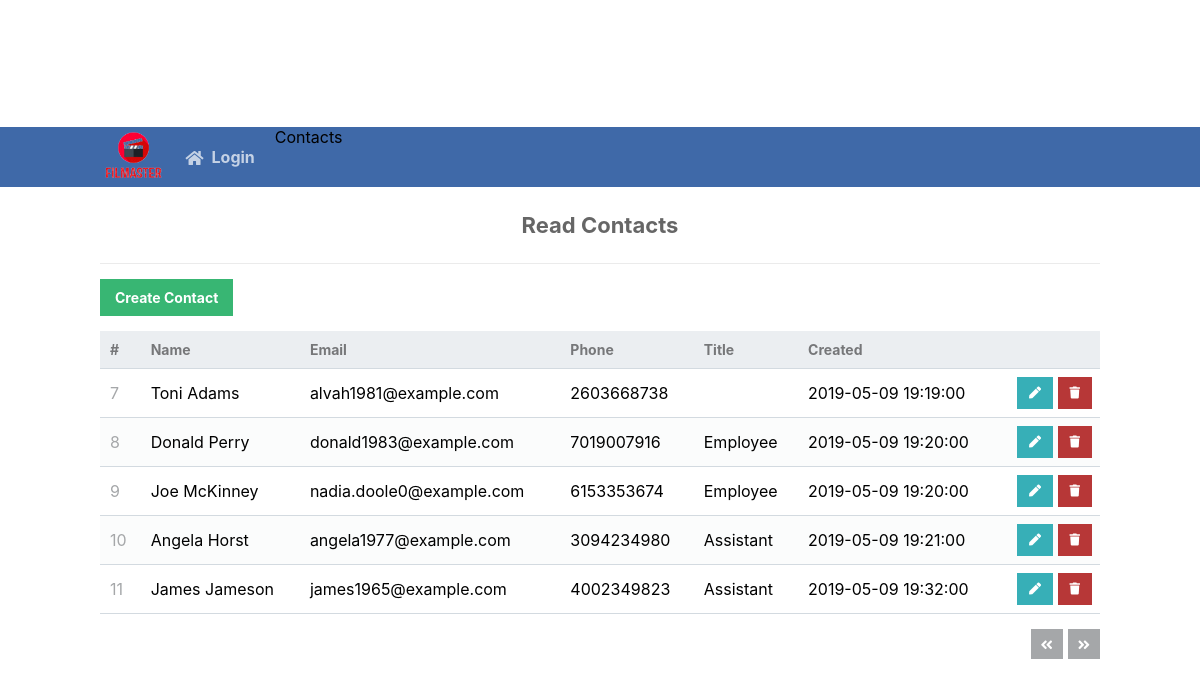
The app's page /read.php?page=2 with its own data.
### tables this page shows
CREATE TABLE `contacts` (
  `id` int(11) NOT NULL,
  `name` varchar(255) NOT NULL,
  `email` varchar(255) NOT NULL,
  `phone` varchar(255) NOT NULL,
  `title` varchar(255) NOT NULL,
  `created` datetime NOT NULL DEFAULT current_timestamp(),
  `usertype` varchar(50) NOT NULL DEFAULT 'user'
);

### read.php (the view, shortened to what this page needs)
<?php
include 'functions.php';
$pdo = pdo_connect_mysql();
$page = isset($_GET['page']) && is_numeric($_GET['page']) ? (int)$_GET['page'] : 1;
$records_per_page = 5;
$stmt = $pdo->prepare('SELECT * FROM contacts ORDER BY id LIMIT :current_page, :record_per_page');
$stmt->bindValue(':current_page', ($page-1)*$records_per_page, PDO::PARAM_INT);
$stmt->bindValue(':record_per_page', $records_per_page, PDO::PARAM_INT);
$stmt->execute();
$contacts = $stmt->fetchAll(PDO::FETCH_ASSOC);
$num_contacts = $pdo->query('SELECT COUNT(*) FROM contacts')->fetchColumn();
?>
<?=template_header('Read')?>
<div class="content read">
	<h2>Read Contacts</h2>
	<a href="create.php" class="create-contact">Create Contact</a>
	<table style="background:none;">
        <thead>
            <tr>
                <td>#</td>
                <td>Name</td>
                <td>Email</td>
                <td>Phone</td>
                <td>Title</td>
                <td>Created</td>
                <td></td>
            </tr>
        </thead>
        <tbody>
            <?php foreach ($contacts as $contact): ?>
            <tr>
                <td><?=$contact['id']?></td>
                <td><?=$contact['name']?></td>
                <td><?=$contact['email']?></td>
                <td><?=$contact['phone']?></td>
                <td><?=$contact['title']?></td>
                <td><?=$contact['created']?></td>
                <td class="actions">
                    <a href="update.php?id=<?=$contact['id']?>" class="edit"><i class="fas fa-pen fa-xs"></i></a>
                    <a href="delete.php?id=<?=$contact['id']?>" class="trash"><i class="fas fa-trash fa-xs"></i></a>
                </td>
            </tr>
            <?php endforeach; ?>
        </tbody>
    </table>
	<div class="pagination">
		<?php if ($page > 1): ?>
		<a href="read.php?page=<?=$page-1?>"><i class="fas fa-angle-double-left fa-sm"></i></a>
		<?php endif; ?>
		<?php if ($page*$records_per_page < $num_contacts): ?>
		<a href="read.php?page=<?=$page+1?>"><i class="fas fa-angle-double-right fa-sm"></i></a>
		<?php endif; ?>
	</div>
</div>
<?=template_footer()?>

### style.css (style rules this page uses)
body { background:black; display: flex; justify-content: center; align-items: center; height: 100vh; flex-direction: column; }
* { font-family: sans-serif; box-sizing: border-box; }
h2 { text-align: center; margin-bottom: 40px; }

### functions.php (style rules this page uses)
body { background-image: url('img/backgroundmv.png') }

### read.php (style rules this page uses)
* { box-sizing: border-box; font-family: -apple-system, BlinkMacSystemFont, "segoe ui", roboto, oxygen, ubuntu, cantarell, "fira sans", "droid sans", "helvetica neue", Arial, sans-serif; font-size: 16px; -webkit-font-smoothing: antialiased; -moz-osx-font-smoothing: grayscale; }
body { background:none; background-color: #FFFFFF; margin: 0; }
.content { width: 1000px; margin: 0 auto; }
.content h2 { margin: 0; padding: 25px 0; font-size: 22px; border-bottom: 1px solid #ebebeb; color: #666666; }
.read .create-contact { display: inline-block; text-decoration: none; background-color: #38b673; font-weight: bold; font-size: 14px; color: #FFFFFF; padding: 10px 15px; margin: 15px 0; }
.read .pagination { display: flex; justify-content: flex-end; }
.read .pagination a { display: inline-block; text-decoration: none; background-color: #a5a7a9; font-weight: bold; color: #FFFFFF; padding: 5px 10px; margin: 15px 0 15px 5px; }
.read table { width: 100%; padding-top: 30px; border-collapse: collapse; }
.read table thead { background-color: #ebeef1; border-bottom: 1px solid #d3dae0; }
.read table thead td { padding: 10px; font-weight: bold; color: #767779; font-size: 14px; }
.read table tbody tr { border-bottom: 1px solid #d3dae0; }
.read table tbody tr:nth-child(even) { background-color: #fbfcfc; }
.read table tbody tr td { padding: 10px; }
.read table tbody tr td:nth-child(1) { color: #a5a7a9; }
.read table tbody tr td.actions { padding: 8px; text-align: right; }
.read table tbody tr td.actions .edit, .read table tbody tr td.actions .trash { display: inline-flex; text-align: right; text-decoration: none; color: #FFFFFF; padding: 10px 12px; }
.read table tbody tr td.actions .trash { background-color: #b73737; }
.read table tbody tr td.actions .edit { background-color: #37afb7; }

### records on screen
contacts: id "7", name "Toni Adams", email "alvah1981@example.com", phone "2603668738", created "2019-05-09 19:19:00"
contacts: id "8", name "Donald Perry", email "donald1983@example.com", phone "7019007916", title "Employee", created "2019-05-09 19:20:00"
contacts: id "9", name "Joe McKinney", email "nadia.doole0@example.com", phone "6153353674", title "Employee", created "2019-05-09 19:20:00"
contacts: id "10", name "Angela Horst", email "angela1977@example.com", phone "3094234980", title "Assistant", created "2019-05-09 19:21:00"
contacts: id "11", name "James Jameson", email "james1965@example.com", phone "4002349823", title "Assistant", created "2019-05-09 19:32:00"
